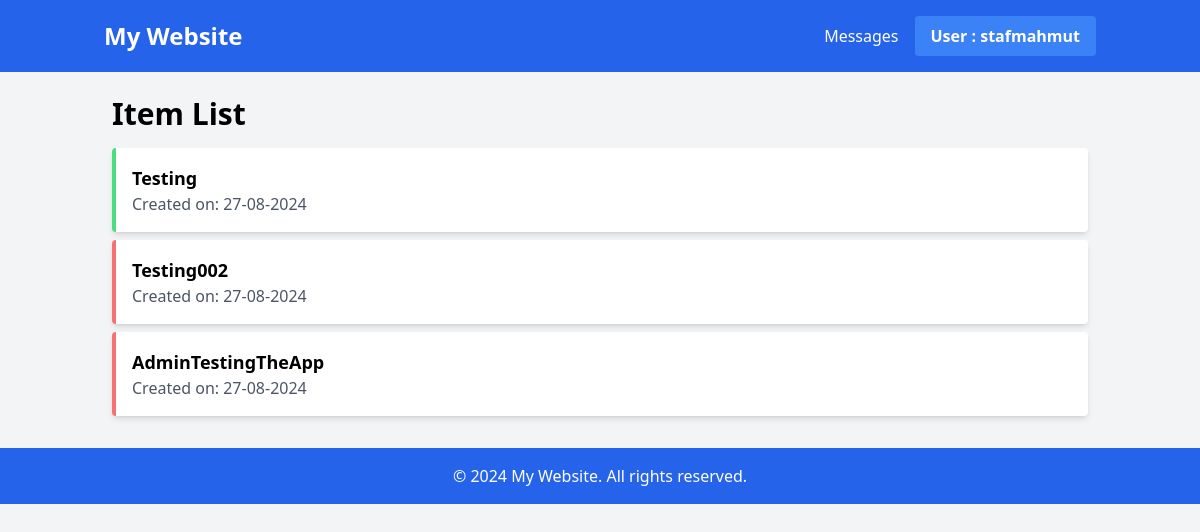
/contactUs/list/ (signed in), run on the app's committed database.
### contactUs/models.py (models this page shows, shortened)
class contactMessage(models.Model):
    name = models.CharField(max_length=200)
    email = models.EmailField()
    subject = models.CharField(max_length=180)
    message = models.TextField()
    createdAt = models.DateTimeField(auto_now_add=True)

### contactUs/views.py (the view)
# urls.py: path('list/', views.contactList, name='contactList'),
def contactList(request):
    if request.user.is_staff:
        contactMessageList = contactMessage.objects.all()
        messagesMyUserSaw = MessageReadByUser.objects.filter(read_userId=request.user.id)
        listOfMessages = [item.messageId for item in messagesMyUserSaw]
        paginator = Paginator(contactMessageList, 5)
        pageNum = request.GET.get('page')
        filteredMessageList = paginator.get_page(pageNum)
        data = {
            'filteredMessageList':filteredMessageList,
            'listOfMessages':listOfMessages,
        }
    else:
        return redirect('home:home')
    return render(request,"contactUs/contactList.html",data)

### templates/contactUs/contactList.html (shortened to what this page needs)
<!DOCTYPE html>
<html lang="en">
<head>
  <script src="https://cdn.tailwindcss.com"></script>
</head>
<body class="bg-gray-100 font-sans leading-normal tracking-normal">
  {% include "home/components/header.html" %}
  <div class="container mx-auto p-6">
    <h1 class="text-3xl font-bold mb-4">Item List</h1>
    <ul>
        {% for item in filteredMessageList%}
       {% if item in listOfMessages %}
      <li class="mb-2 p-4 bg-white rounded shadow-md border-l-4 border-green-400">
        {%else %}
        <li class="mb-2 p-4 bg-white rounded shadow-md border-l-4 border-red-400">
        {%endif%}
        <div class="text-lg font-semibold"><a href="{% url 'contactUs:contactUsDetail' item.id %}" >{{item.subject}}</a></div>
        <div class="text-gray-600">Created on: <span class="font-medium">{{item.createdAt | date:'d-m-Y'}}</span></div>
      </li>
        {% endfor%}
    </ul>
  </div>
  {% include "home/components/footer.html" %}
</body>
</html>

### templates/home/components/header.html (shortened to what this page needs)
<header class="bg-blue-600 text-white py-4">
    <div class="container mx-auto px-4 flex justify-between items-center">
        <a href="{% url 'home:home'%}" class="text-2xl font-bold">My Website</a>
        <nav class="flex space-x-4 items-center">
            <div class="relative">
                <ul>
                    {% if user.is_staff%}
                    <li><a href="{%url 'contactUs:contactList' %}">Messages</a></li>
                    {% endif%}
                </ul>
            </div>
            <div class="relative">
                <button id="userMenuButton" class="bg-blue-500 hover:bg-blue-700 text-white font-bold py-2 px-4 rounded inline-flex items-center">
                    <span>User {% if user.is_authenticated %}: {{user.username}} {%endif%}</span>
                </button>
            </div>
        </nav>
    </div>
</header>

### data on the page
contactMessage: subject "Testing", createdAt "27-08-2024"
contactMessage: subject "Testing002", createdAt "27-08-2024"
contactMessage: subject "AdminTestingTheApp", createdAt "27-08-2024"

### other printed values
{{ user.username }} "stafmahmut"
